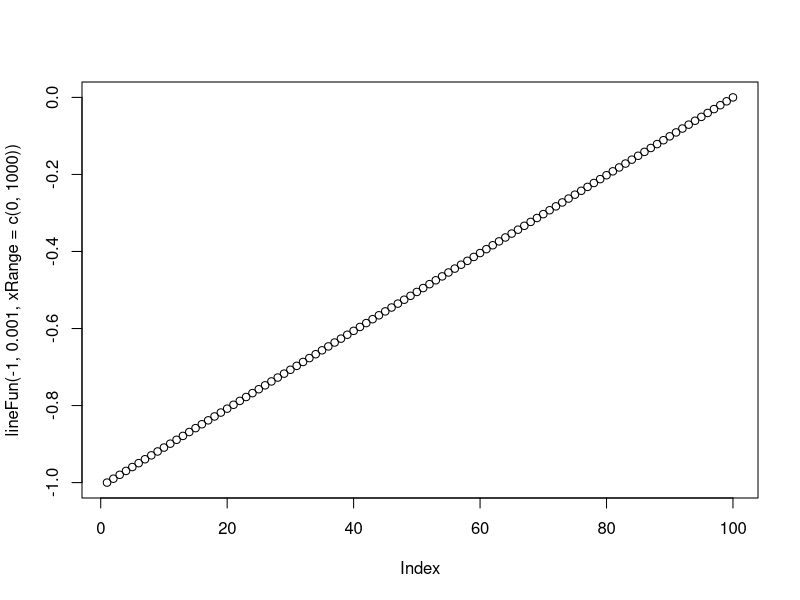
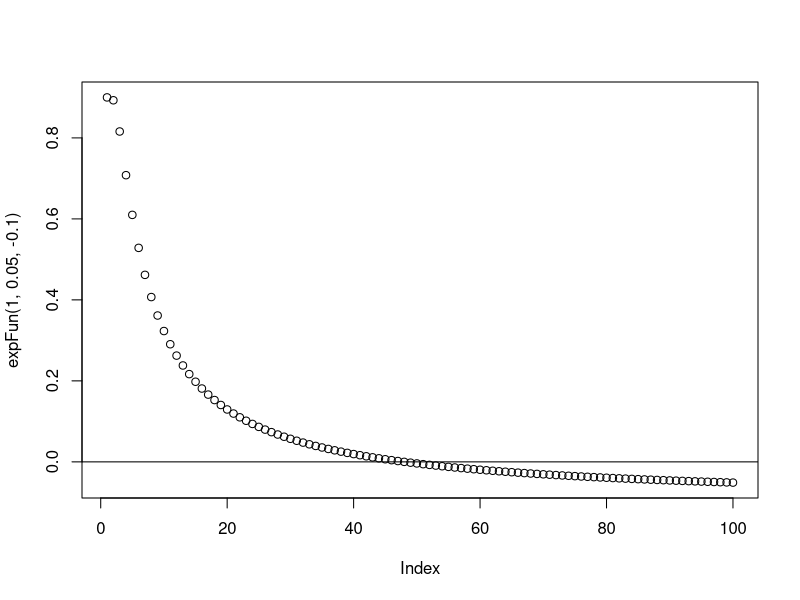
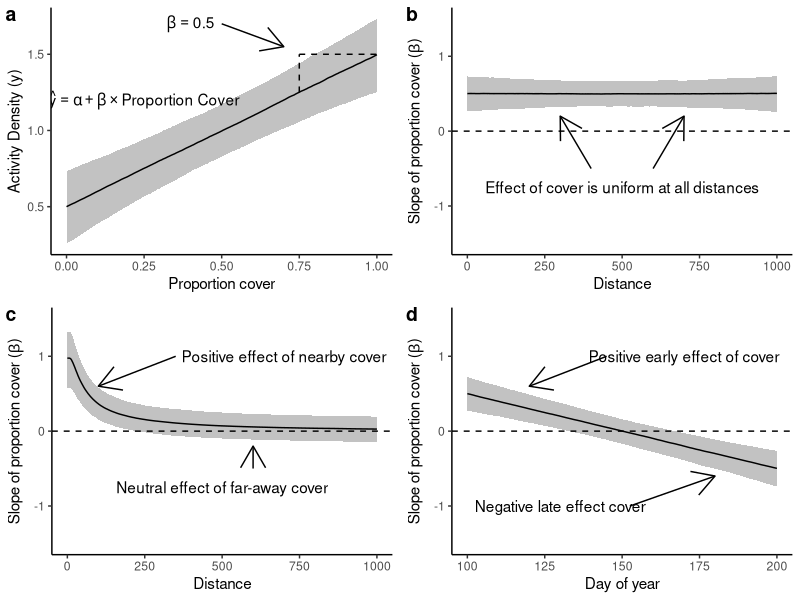

Generate these figures, in order, with R:
# EXAMPLES OF FUNCTIONAL REGRESSION PLOTS
# USED FOR BOX 1 IN PAPER, EXPLAINING HOW TO INTERPRET FUNCTIONAL REGRESSION PLOTS
# SR FALL 2020

# Load everything ---------------------------------------------------------
library(tidyverse)
library(ggpubr)
theme_set(theme_classic()) #Classic theme

#Functions to simulate

#Line
lineFun <- function(int,slope,xRange=c(-1,1),n=100){
  x <- seq(min(xRange),max(xRange),length.out=n)
  y <- int + slope*x
  return(y)
}
plot(lineFun(-1,0.001,xRange=c(0,1000))) #Works

#Exponential
expFun <- function(a,b,d,xRange=c(0,1),n=100){
  x <- seq(min(xRange),max(xRange),length.out=n)
  y <- a*(1-exp(-b/x))+d
  return(y)
}
plot(expFun(1,0.05,-0.1)); abline(h=0)

#Set seed
set.seed(1)

#Positively sloped line
p1 <- apply(mapply(lineFun,int=rnorm(1000,1,0.1),slope=rnorm(1000,0.5,0.1),MoreArgs=list(n=1000)),
      1,function(x) quantile(x,c(0.05,0.5,0.95))) %>% t(.) %>% 
  data.frame(x=seq(0,1,length.out=length(.[,1])),.) %>% 
  rename(lwr=`X5.`,med=`X50.`,upr=`X95.`) %>% 
  ggplot(aes(x,med))+geom_ribbon(aes(ymax=upr,ymin=lwr),alpha=0.3)+
  geom_line()+
  labs(y='Activity Density (y)',x='Proportion cover')+#ylim(-1.5,1.5)+
  annotate('segment',x=0.75,xend=0.75,y=0.5+0.75,yend=0.5+1,linetype='dashed')+
  annotate('segment',x=0.75,xend=1,y=0.5+1,yend=0.5+1,linetype='dashed')+
  annotate('segment',x=0.5,xend=0.7,y=0.7+1,yend=0.55+1,arrow=arrow())+
  annotate('text',x=0.4,y=1.7,label='beta == 0.5',parse=TRUE)+
  annotate('text',x=0.25,y=1.2,label='hat(y) == alpha + beta %*% Proportion~Cover',parse=TRUE)
  
#Actual function: y = -0.5 + 1 * x
#Inverse: x + 0.5 = y

#Flat line
p2 <- apply(mapply(lineFun,int=rnorm(1000,0.5,0.1),slope=rnorm(1000,0,0.1),MoreArgs=list(n=1000)),
            1,function(x) quantile(x,c(0.05,0.5,0.95))) %>% t(.) %>% 
  data.frame(x=seq(0,1000,length.out=length(.[,1])),.) %>% 
  rename(lwr=`X5.`,med=`X50.`,upr=`X95.`) %>% 
  ggplot(aes(x,med))+geom_ribbon(aes(ymax=upr,ymin=lwr),alpha=0.3)+
  geom_line()+geom_hline(yintercept=0,linetype='dashed')+
  annotate('text',x=500,y=-0.75,label='Effect of cover is uniform at all distances')+
  annotate('segment',x=400,xend=300,y=-0.5,yend=0.2,arrow=arrow())+
  annotate('segment',x=600,xend=700,y=-0.5,yend=0.2,arrow=arrow())+
  labs(x='Distance',y=expression(paste('Slope of proportion cover (',beta,')')))+ylim(-1.5,1.5)

#Exponential
p3 <- apply(mapply(expFun,a=rnorm(1000,1,0.2),b=rnorm(1000,0.05,0.002),d=rnorm(1000,-0.02,0.1),MoreArgs=list(n=1000)),
            1,function(x) quantile(x,c(0.05,0.5,0.95))) %>% t(.) %>% 
  data.frame(x=seq(0,1000,length.out=length(.[,1])),.) %>% 
  rename(lwr=`X5.`,med=`X50.`,upr=`X95.`) %>% 
  ggplot(aes(x,med))+geom_ribbon(aes(ymax=upr,ymin=lwr),alpha=0.3)+
  geom_line()+geom_hline(yintercept=0,linetype='dashed')+
  annotate('text',x=700,y=1,label='Positive effect of nearby cover')+
  annotate('segment',x=350,xend=100,y=1,yend=0.6,arrow=arrow())+
  annotate('text',x=500,y=-0.75,label='Neutral effect of far-away cover')+
  annotate('segment',x=600,xend=600,y=-0.5,yend=-0.2,arrow=arrow())+
  labs(x='Distance',y=expression(paste('Slope of proportion cover (',beta,')')))+ylim(-1.5,1.5)

#Negatively sloped line
p4 <- apply(mapply(lineFun,int=rnorm(1000,0,0.1),slope=rnorm(1000,-0.5,0.1),MoreArgs=list(n=1000)),
      1,function(x) quantile(x,c(0.05,0.5,0.95))) %>% t(.) %>% 
  data.frame(x=seq(0,1000,length.out=length(.[,1])),.) %>% 
  rename(lwr=`X5.`,med=`X50.`,upr=`X95.`) %>% 
  ggplot(aes(x,med))+geom_ribbon(aes(ymax=upr,ymin=lwr),alpha=0.3)+
  geom_line()+geom_hline(yintercept=0,linetype='dashed')+
  annotate('text',x=700,y=1,label='Positive early effect of cover')+
  annotate('segment',x=450,xend=200,y=1,yend=0.6,arrow=arrow())+
  annotate('text',x=300,y=-1,label='Negative late effect cover')+
  annotate('segment',x=525,xend=800,y=-1,yend=-0.6,arrow=arrow())+
  scale_x_continuous(breaks=seq(0,1000,250),labels=seq(100,200,25))+
  labs(x='Day of year',y=expression(paste('Slope of proportion cover (',beta,')')))+ylim(-1.5,1.5)

pAll <- ggarrange(p1,p2,p3,p4,labels=letters[1:4],nrow=2,ncol=2) #Plot spatial/temporal effects
ggsave('./figures/frExample.png',pAll,height=8,width=10)
